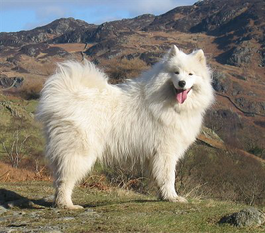
#> input picture encoded_sample.png, 265 x 233 px, shrunk from 400 x 351 before the run
$ python steganography.py   (older library calls are emulated)
#> lines starting #> are read from the running program, lines starting #| are printed output that depends on the picture
"""
[Day 7] Assignment: Steganography
    - Turn in on Gradescope (https://make.sc/bew2.3-gradescope)
    - Lesson Plan: https://tech-at-du.github.io/ACS-3230-Web-Security/#/Lessons/Steganography

Deliverables:
    1. All TODOs in this file.
    2. Decoded sample image with secret text revealed
    3. Your own image encoded with hidden secret text!
"""
# TODO: Run `pip3 install Pillow` before running the code.
from PIL import Image, ImageDraw, ImageFont
import textwrap


def decode_image(path_to_png):

    # Open the image using PIL:
#> called with path_to_png = 'encoded_sample.png'
    encoded_image = Image.open(path_to_png)
#> encoded_image is the input picture: PIL image 265x233 RGB; mean R, G, B 134, 127.8, 115.1

    # Separate the red channel from the rest of the image:
    red_channel = encoded_image.split()[0]
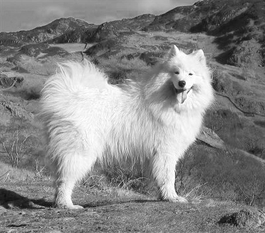
#> red_channel: PIL image 265x233 L; min 7, max 255, mean 134

    # Create a new PIL image with the same size as the encoded image:
    decoded_image = Image.new("RGB", encoded_image.size)
#> decoded_image: PIL image 265x233 RGB; every value is 0
    pixels = decoded_image.load()
    x_size, y_size = encoded_image.size
#> x_size = 265; y_size = 233

    # TODO: Using the variables declared above, replace `print(red_channel)` with a complete implementation:
    # print(red_channel)  # Start coding here!
    for x in range(x_size):
        for y in range(y_size):
            # Extract the least significant bit of the red value
            red_value = red_channel.getpixel((x, y))
            least_significant_bit = red_value & 1

            # Set the pixel value: all black or all white
            if least_significant_bit:
                pixels[x, y] = (255, 255, 255)
            else:
                pixels[x, y] = (0, 0, 0)


    # DO NOT MODIFY. Save the decoded image to disk:
    decoded_image.save("decoded_image.png")
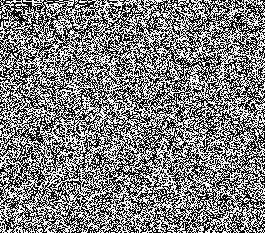
#> saved as decoded_image.png: PIL image 265x233 RGB; 49.9% white in thin lines or dots


def encode_image(path_to_png, text_to_hide):

    # Open the original image
#> called with path_to_png = 'goldendoodle.png'
    original_image = Image.open(path_to_png)
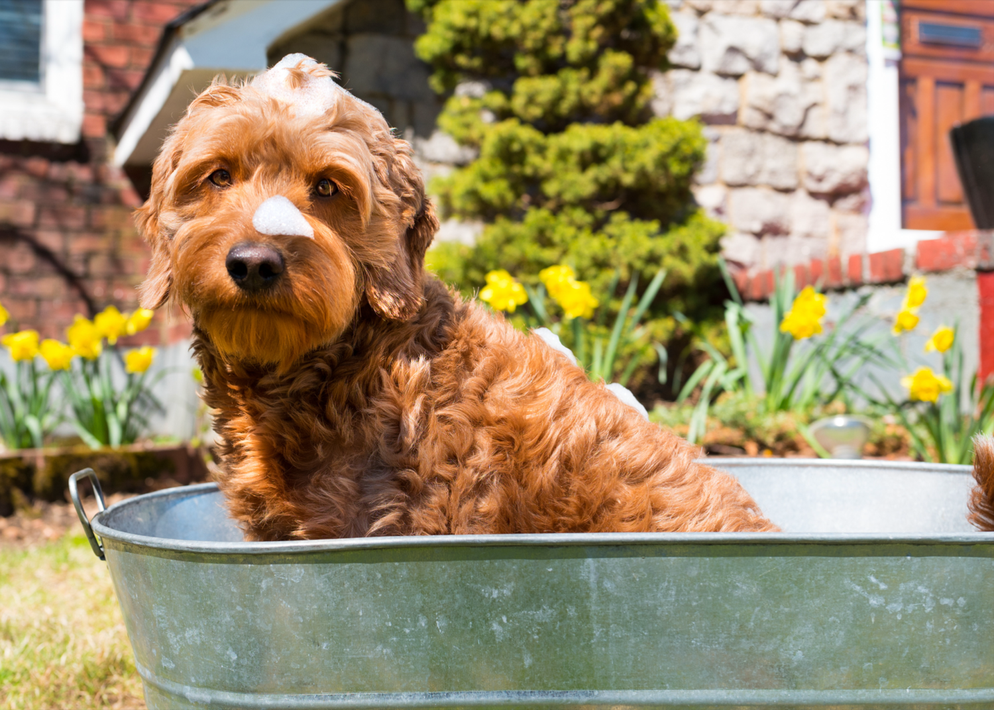
#> input picture goldendoodle.png, 994 x 710 px, shrunk from 1500 x 1072 before the run
#> original_image is the input picture: PIL image 994x710 RGBA; mean R, G, B, A 155.9, 139.5, 106.1, 255
    encoded_image = original_image.copy()
    pixels = encoded_image.load()
    x_size, y_size = original_image.size
#> x_size = 994; y_size = 710

    # Create the text image
    text_image = write_text(text_to_hide, image_size=(x_size, y_size))
#> in write_text, `image = Image.new('RGB', image_size, 'black')`: image: PIL image 994x710 RGB; every value is 0
#> the loop in write_text, `for line in lines:` made 1 pass
#> (line_width, line_height, x_text, y_text) on pass 1: (1576, 43, -291, 43)
#> after the loop in write_text, `for line in lines:`: y_text = 43
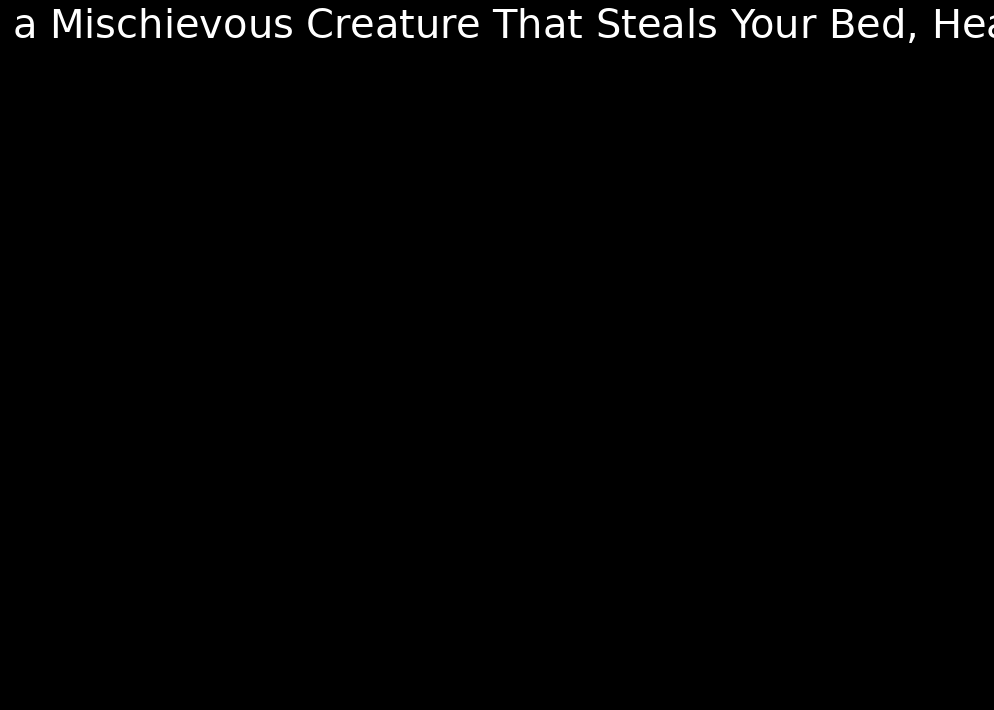
#> text_image: PIL image 994x710 RGB; min 0, max 255, mean 2.7
    text_pixels = text_image.load()

    # Encode the text image into the original image
    for x in range(x_size):
        for y in range(y_size):
            # Get the pixel from the text image
            text_pixel = text_pixels[x, y]

            # Get the current pixel's value from the original image
            original_pixel = list(pixels[x, y])

            # Modify the LSB of the red channel to match the text image's brightness
            lsb = 1 if text_pixel[0] > 128 else 0
            original_pixel[0] = (original_pixel[0] & ~1) | lsb

            # Update the pixel in the encoded image
            pixels[x, y] = tuple(original_pixel)

    # Save the encoded image
    encoded_image.save("encoded_image.png")


def write_text(text_to_write, image_size=(200, 100), font_size=40):

    # Create an image with a black background
    image = Image.new('RGB', image_size, 'black')
    draw = ImageDraw.Draw(image)

    # Load a font
    font_path = '/Library/Fonts/Arial.ttf'

    # Load a font with the specified size
    font = ImageFont.truetype(font_path, font_size)


    lines = textwrap.wrap(text_to_write, width=94)

    # Draw each line of text
    y_text = 0
    for line in lines:
        line_width, line_height = draw.textsize(line, font=font)
        x_text = (image_size[0] - line_width) // 2
        draw.text((x_text, y_text), line, font=font, fill="white")
        y_text += line_height

    return image

decode_image("encoded_sample.png")

encode_image("goldendoodle.png", "Goldendoodle: a Mischievous Creature That Steals Your Bed, Heart, and Socks.")

# decode_image("encoded_image.png")
